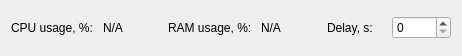
<?xml version="1.0" encoding="UTF-8"?>
<ui version="4.0">
 <class>Form</class>
 <widget class="QWidget" name="Form">
  <property name="geometry">
   <rect>
    <x>0</x>
    <y>0</y>
    <width>462</width>
    <height>56</height>
   </rect>
  </property>
  <property name="windowTitle">
   <string>Form</string>
  </property>
  <layout class="QHBoxLayout" name="horizontalLayout">
   <item>
    <widget class="QLabel" name="label">
     <property name="text">
      <string>CPU usage, %: </string>
     </property>
    </widget>
   </item>
   <item>
    <widget class="QLabel" name="cpu_persent">
     <property name="text">
      <string>N/A</string>
     </property>
    </widget>
   </item>
   <item>
    <widget class="QLabel" name="label_3">
     <property name="text">
      <string>RAM usage, %: </string>
     </property>
    </widget>
   </item>
   <item>
    <widget class="QLabel" name="ram_persent">
     <property name="text">
      <string>N/A</string>
     </property>
    </widget>
   </item>
   <item>
    <widget class="QLabel" name="label_2">
     <property name="text">
      <string>Delay, s: </string>
     </property>
    </widget>
   </item>
   <item>
    <widget class="QSpinBox" name="spinBox">
     <property name="maximum">
      <number>30</number>
     </property>
    </widget>
   </item>
  </layout>
 </widget>
 <resources/>
 <connections/>
</ui>
